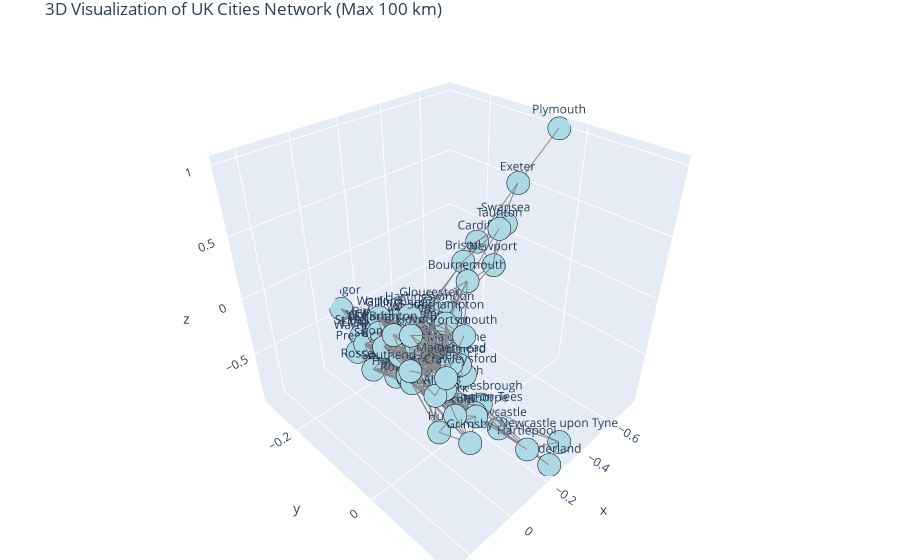

Notebook code cell kept with this figure:
### Code cell
# -----------------------------------------------------
# 7️⃣ Interactive Plotly 3D Graph
# -----------------------------------------------------

import plotly.graph_objects as go  # ✅ Add this missing import

pos_3d = nx.spring_layout(G, dim=3, seed=10)

edge_x, edge_y, edge_z = [], [], []
for edge in G.edges():
    x0, y0, z0 = pos_3d[edge[0]]
    x1, y1, z1 = pos_3d[edge[1]]
    edge_x += [x0, x1, None]
    edge_y += [y0, y1, None]
    edge_z += [z0, z1, None]

edge_trace = go.Scatter3d(
    x=edge_x, y=edge_y, z=edge_z,
    line=dict(width=2, color='#888'),
    hoverinfo='none',
    mode='lines'
)

node_x, node_y, node_z = [], [], []
for node in G.nodes():
    x, y, z = pos_3d[node]
    node_x.append(x)
    node_y.append(y)
    node_z.append(z)

node_trace = go.Scatter3d(
    x=node_x, y=node_y, z=node_z,
    mode='markers+text',
    text=list(G.nodes()),
    textposition='top center',
    marker=dict(symbol='circle', size=8, color='lightblue', line=dict(color='black', width=1))
)

fig = go.Figure(data=[edge_trace, node_trace],
                layout=go.Layout(
                    title=f"3D Visualization of UK Cities Network (Max {max_distance_between_nodes} km)",
                    showlegend=False,
                    margin=dict(l=0, r=0, b=0, t=30)
                ))
fig.show()

### Figure 1 — Plotly figure (JSON) as saved in the notebook; plotly's stock layout.template omitted (floating-point values rounded to 4 significant figures; data arrays with more than 128 entries replaced by an {"elided": "..."} marker saying what was removed)
{"data": [{"hoverinfo": "none", "line": {"color": "#888", "width": 2}, "mode": "lines", "type": "scatter3d", "x": {"elided": "2358 float values"}, "y": {"elided": "2358 float values"}, "z": {"elided": "2358 float values"}}, {"marker": {"color": "lightblue", "line": {"color": "black", "width": 1}, "size": 8, "symbol": "circle"}, "mode": "markers+text", "text": ["London", "Reading", "Luton", "Oxford", "Slough", "Ipswich", "Brighton", "Hastings", "Chelmsford", "Colchester", "Crawley", "Stevenage", "Watford", "Cambridge", "St Albans", "Southend-on-Sea", "Woking", "Maidstone", "Gillingham", "Charlton", "Aylesbury", "Guildford", "Hove", "Maidenhead", "Aldershot", "Birmingham", "Nottingham", "Leicester", "Coventry", "Stoke-on-Trent", "Wolverhampton", "Derby", "Telford", "West Bromwich", "Gloucester", "Chesterfield", "Great Yarmouth", "Manchester", "Liverpool", "Sheffield", "Leeds", "Bradford", "Preston", "Warrington", "Huddersfield", "Blackpool", "York", "Stockport", "Chester", "St Helens", "Birkenhead", "Bolton", "Rotherham", "Bury", "Oldham", "Keighley", "Ellesmere Port", "Blackburn", "Rossendale", "Bangor", "Bristol", "Cardiff", "Swansea", "Bournemouth", "Swindon", "Newport", "Taunton", "Newcastle upon Tyne", "Sunderland", "Middlesbrough", "Stockton-on-Tees", "Hartlepool", "Hull", "Lincoln", "Scunthorpe", "Grimsby", "Exeter", "Peterborough", "Newcastle", "Plymouth", "Portsmouth", "Southampton"], "textposition": "top center", "type": "scatter3d", "x": [0.2296, 0.1184, 0.1284, 0.06443, 0.1803, 0.09146, 0.2341, 0.152, 0.1384, 0.1095, 0.2154, 0.191, 0.175, 0.1839, 0.2363, 0.2574, 0.1337, 0.1137, 0.1426, 0.1995, 0.08531, 0.1393, 0.2116, 0.1688, 0.1014, 0.01738, 0.0184, 0.06396, 0.03153, -0.01188, -0.002424, 0.01831, -0.06009, -0.02806, -0.06177, 0.005619, 0.03511, -0.09996, -0.06994, 0.03564, -0.02501, -0.04319, 0.03177, 0.02937, 0.01704, -0.0912, -0.04937, -0.05073, -0.04664, -0.01416, -0.1138, -0.1205, 0.04613, 0.009253, -0.07677, -0.07387, -0.0523, 0.01128, 0.06448, -0.1003, -0.1606, -0.2667, -0.3491, -0.03973, 0.001049, -0.2359, -0.2726, -0.3194, -0.242, -0.1713, -0.1317, -0.1827, 0.09078, 0.07192, -0.01656, 0.08567, -0.4866, 0.129, -0.2345, -0.7355, 0.1199, 0.1017], "y": [0.02594, 0.04197, 0.08349, 0.004928, 0.0624, 0.01884, 0.04872, 0.03727, 0.1268, 0.02667, 0.1295, 0.1078, -0.01159, 0.032, 0.1208, 0.0885, 0.02764, 0.103, 0.00338, -0.0008221, 0.06041, 0.1187, 0.06889, 0.1178, 0.07156, -0.04671, 0.01408, 0.00521, -0.002, -0.08582, -0.08843, -0.02987, -0.08847, -0.06518, -0.02765, -0.0344, -0.03394, -0.06743, -0.1728, -0.03377, -0.0089, -0.04444, -0.1608, -0.139, -0.04266, -0.1523, 0.03226, -0.08131, -0.1493, -0.1751, -0.1687, -0.05021, -0.01925, -0.1096, -0.02848, -0.07468, -0.1417, -0.0748, -0.1021, -0.2837, -0.004158, -0.02179, -0.0001356, 0.05469, 0.04159, 0.02319, 0.01686, 0.1464, 0.1549, 0.03411, 0.03784, 0.1283, 0.05877, 0.08214, 0.08616, 0.1173, -0.03026, 0.0883, 0.0515, -0.04346, 0.117, 0.0782], "z": [0.3429, 0.36, 0.2432, 0.2763, 0.3801, 0.1781, 0.4883, 0.5049, 0.3098, 0.2351, 0.3916, 0.2896, 0.4007, 0.2424, 0.2705, 0.3754, 0.3924, 0.3666, 0.3738, 0.3422, 0.24, 0.3566, 0.5104, 0.3981, 0.3905, 0.02815, -0.1598, -0.005125, 0.06861, -0.2399, -0.1033, -0.183, -0.1628, -0.03265, 0.1865, -0.2282, -0.05441, -0.312, -0.4021, -0.2748, -0.3893, -0.4189, -0.4138, -0.2878, -0.345, -0.448, -0.4576, -0.2517, -0.2738, -0.3541, -0.3685, -0.3465, -0.2929, -0.396, -0.3285, -0.4184, -0.3356, -0.437, -0.3823, -0.4425, 0.4976, 0.5216, 0.6267, 0.5882, 0.3804, 0.4606, 0.6773, -0.8409, -0.9256, -0.6196, -0.6353, -0.7677, -0.4279, -0.2309, -0.3499, -0.33, 0.7737, 0.07833, -0.8943, 1, 0.526, 0.4953]}], "layout": {"margin": {"b": 0, "l": 0, "r": 0, "t": 30}, "showlegend": false, "title": {"text": "3D Visualization of UK Cities Network (Max 100 km)"}}}
